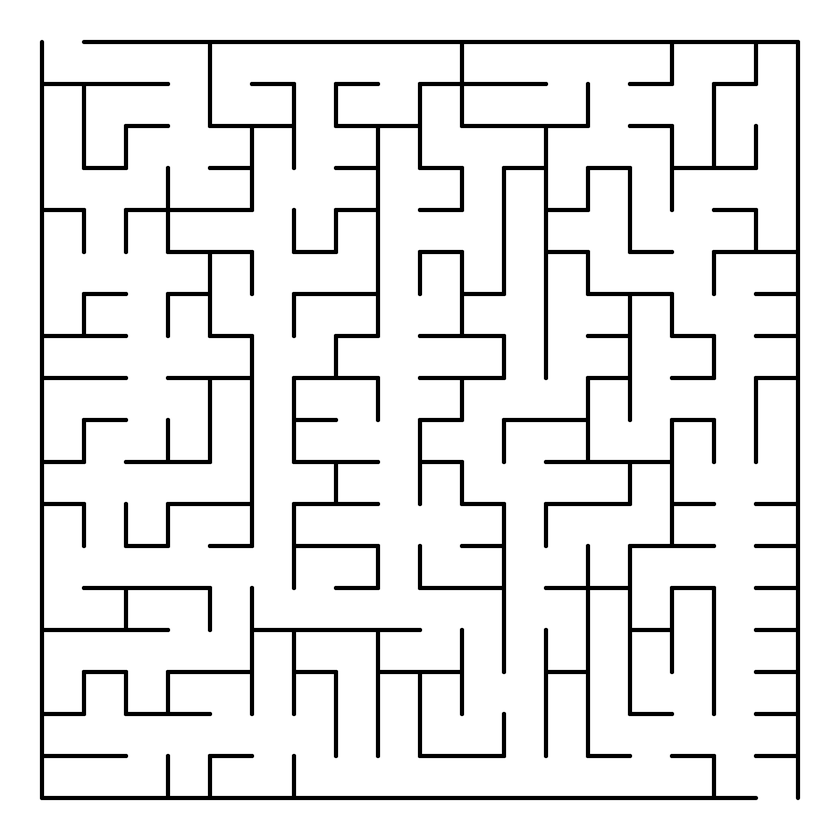
#> input picture maze_cell.png, 840 x 840 px, shrunk from 1200 x 1200 before the run
$ python MazeSolver.py
#> lines starting #> are read from the running program, lines starting #| are printed output that depends on the picture
### MazeGenerator.py
# we want to generate a nxn maze using a png file that we can edit
# dfs algorithm for maze generation
# capture png
import numpy as np
import matplotlib.pyplot as plt
import matplotlib.image as img
import random

# reading png image file


maze_cell = img.imread('maze_cell.png')
#> maze_cell is the input picture: shape (840, 840, 4) float32; mean R, G, B, A 0, 0, 0, 0.0899
def maze_generation(n):
    maze = np.ones((n,n), dtype=int) # generates nxn maze for traversal
    directions = [(0, 1), (1, 0), (0, -1), (-1, 0)] #right, down, left, up
    # utilizing dfs
    def dfs(x,y): # given a current cell as a  parameter
#> called with x = 0, y = 0
        maze[x][y] = 0 # marks cell as visited
        random.shuffle(directions) # randomize directions
        for dx, dy in directions: # while current cell has any unvisited neighbors
            nx, ny = x + dx * 2, y + dy * 2  # Move two steps in the chosen direction
            if 0 <= nx < n and 0 <= ny < n and maze[nx][ny] == 1:
                #visit random direction
                 maze[x + dx][y + dy] = 0 #remove wall
                 dfs(nx, ny) #recursively visit
    # [17 lines left out: function iterative_maze_generation, not called in this run]
    #make a goal and start point

    def recursize_maze_gen(x,y):
#> called with x = 0, y = 0
        maze[x][y] = 0
        random.shuffle(directions)
        for dx, dy in directions:
            nx, ny = x + dx * 2, y + dy * 2
            if 0 <= nx < n and 0 <= ny < n and maze[nx, ny] == 1:
                maze[x + dx][y + dy] = 0
                recursize_maze_gen(nx,ny)

    dfs(0,0)
    # iterative_maze_generation(0,0)
    recursize_maze_gen(0,0)

    return maze


#only input odd numbers for maze generation
n = 35
maze = maze_generation(n)
# maze = recursive_maze_gen(n)
plt.imshow(maze) #maze representation
plt.show()
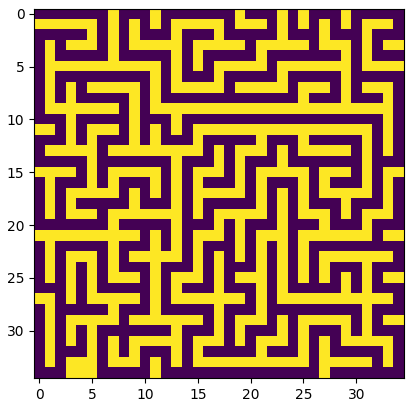
#> figure drawn by matplotlib, 1 panel

# # maze = iterative_maze_generation(0,0)
# print(maze)


### MazeSolver.py
from MazeGenerator import *
import matplotlib.pyplot as plt
import random
#we should keep track of the amount of steps and the end points
#for this case we will set the end points to be the top left and top right


n = 35
maze = maze_generation(n)
maze[0][0] = 2
maze[n-1][n-1] = 3

x,y = 0,0
def solve_maze_randomly(maze_arr, x=0, y=0, steps=0):
#> called with x = 0, y = 0, steps = 0
     directions = [(0, 1), (1, 0), (0, -1), (-1, 0)] #right, down, left, up
     #first we will implement random mouse
     #we should start at the start point
     maze[0][0] = 2
     random.shuffle(directions)
     if maze_arr[x][y] == 3:
            print("Maze Solved")
            print(steps)
            return True
     maze_arr[x][y] = 4

     for dx, dy in directions:
        nx, ny = x + dx, y + dy
        if 0 <= nx < n and 0 <= ny < n and maze_arr[nx][ny] in [0, 3]:
            # maze_arr[0][0] = 4 #mark start location as visited

            if solve_maze_randomly(maze_arr, nx, ny, steps + 1):
                return True
def hand_on_wall_rule(maze_arr, x=0, y=0, steps=0):
#> called with x = 0, y = 0, steps = 0
    directions = [(0, 1), (1, 0), (0, -1), (-1, 0)] #right, down, left, up
    maze[0][0] = 2
    #in this case we would not randomize location but prioritize the right hand rule
    # a wall is designated as 1 in the maze_arr
    if maze_arr[x][y] == 3:
            print("Maze Solved")
            print(steps)
            return True
    maze_arr[x][y] = 4 #mark location as visited for recursive steps
    for i in range(4):
        new_dir = (i + 1) % 4
        print(new_dir)
        dx, dy = directions[new_dir]
        nx, ny = x + dx, y + dy
        if 0 <= nx < n and 0 <= ny < n and maze_arr[nx][ny] in [0, 3]:
            if hand_on_wall_rule(maze_arr, nx, ny, steps + 1):
                return True
    return False


# [9 lines of commented-out code are left out]


solve_maze_randomly(maze)
hand_on_wall_rule(maze)
print(maze)

# solve_maze_randomly(maze)

# start_location = maze[0][0]
# end_location = maze[n-1][n-1]
plt.imshow(maze) #maze representation
plt.show()
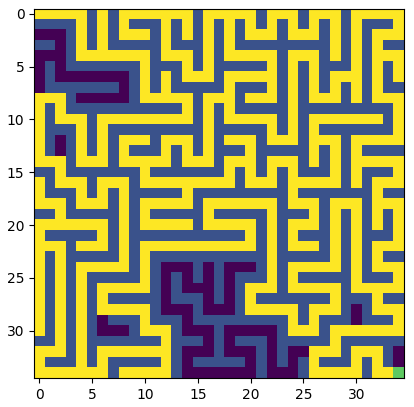
#> figure drawn by matplotlib, 1 panel
